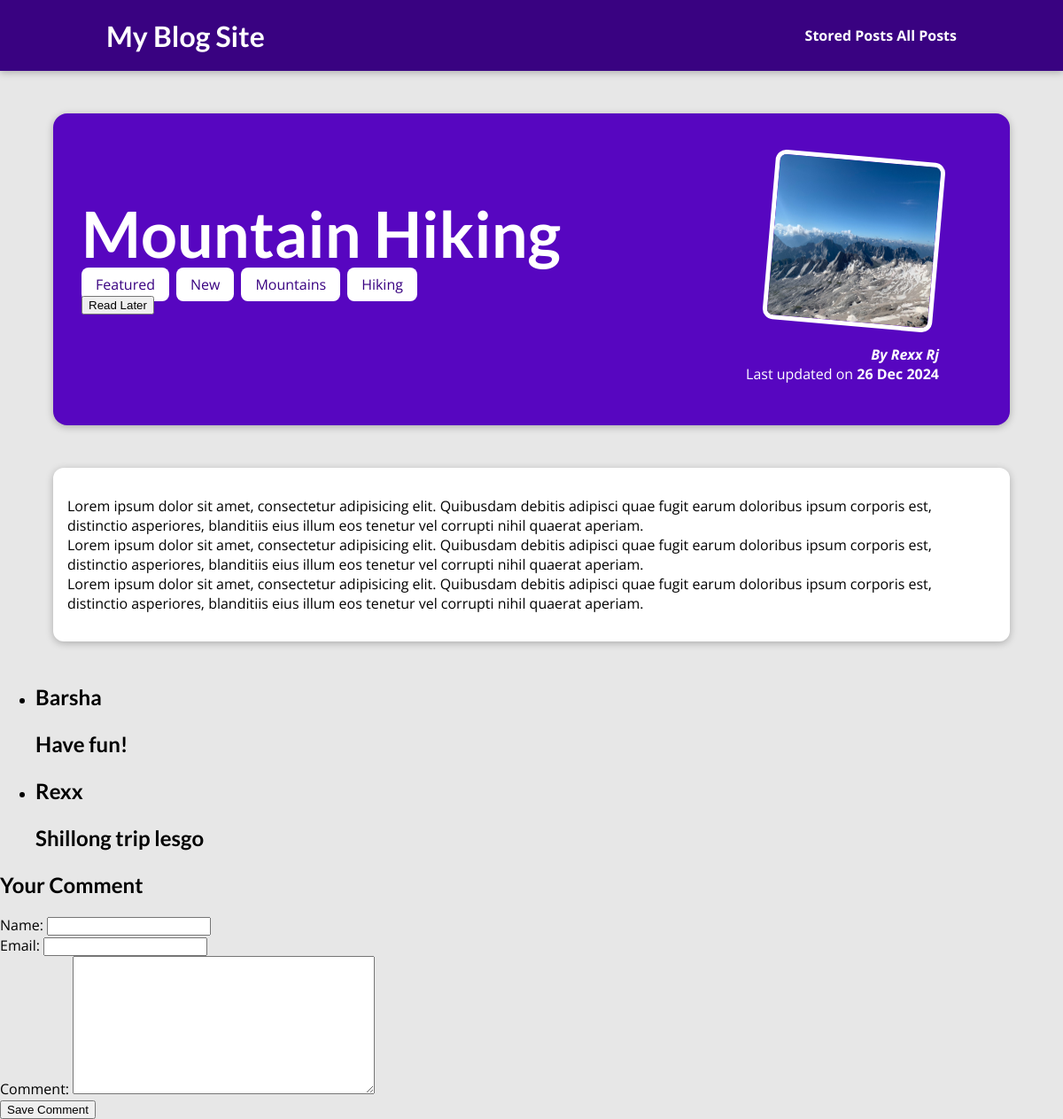
The app's page /posts/mountain-hiking with its own data.
### blog/models.py (models this page shows, shortened)
class Post(models.Model):
    title = models.CharField(max_length=50)
    excerpt = models.CharField(max_length=200)
    image = models.ImageField(upload_to='posts',null=True)
    date = models.DateField()
    slug = models.SlugField(blank=False, null=False, unique=True, db_index=True)
    content = models.TextField(validators=[MinLengthValidator(10)])
    author = models.ForeignKey(Author, on_delete=models.CASCADE, related_name="posts")
    tags = models.ManyToManyField(Tag)

class Tag(models.Model):
    caption = models.CharField(max_length=20)

class Author(models.Model):
    first_name = models.CharField(max_length=30)
    last_name = models.CharField(max_length=40)
    email = models.EmailField()
    def full_name(self):
        return f"{self.first_name} {self.last_name}"

class Comment(models.Model):
    user_name = models.CharField(max_length=120)
    user_email = models.EmailField()
    text = models.TextField(max_length=500)
    post = models.ForeignKey(Post, on_delete=models.CASCADE,related_name="comments")

### blog/views.py (the view, shortened to what this page needs)
# urls.py: path('posts/<slug:slug>', views.PostDetailsView.as_view(), name='post-details-page'),
class PostDetailsView(View):
    def is_stored_post(self,request,post):
        stored_posts = request.session.get('stored_posts')
        if stored_posts is not None:
            is_saved_for_later = post.id in stored_posts
        else:
            is_saved_for_later = False
        return is_saved_for_later
    def get(self,request,slug):
            post = Post.objects.get(slug=slug)
            context = {
                "post_detail": post,
                "post_tags": post.tags.all(),
                "comment_form": CommentForm(),
                "comments": post.comments.all().order_by("-id"),
                "saved_for_later": self.is_stored_post(request,post)
            }
            return render(request,"blog/post-details.html",context)

### blog/forms.py
class CommentForm(forms.ModelForm):
    class Meta:
        model = Comment
        fields = '__all__'
        exclude = ['post']
        labels = {
            'user_name': 'Name',
            'user_email': 'Email',
            'text': 'Comment'
        }

### blog/templates/blog/post-details.html (shortened to what this page needs)
{% extends "base.html" %}
{% load static %}
{% block css_files %}
    <link rel="stylesheet" href="{% static 'blog/post-details.css' %}">
{% endblock css_files %}
{% block content %}
    <section id="summary">
        <h2>{{ post_detail.title }}</h2>
        <div>
            {% for tag in post_tags %}<span class="tag">{{ tag.caption }}</span>{% endfor %}
        </div>
        <div id="read-later">
            <form action="{% url "read-later-page" %}" method="POST">
                <button>
                    {% if saved_for_later %}
                        Remove from "Read Later" list
                    {% else %}
                        Read Later
                    {% endif %}
                </button>
            </form>
        </div>
        <article>
            <img src="{{ post_detail.image.url }}" alt={{ post_detail.title }}>
            <address>By <a href="mailto:{{ post_detail.author.email }}">{{ post_detail.author.full_name|title }}</a></address>
            <div>
                Last updated on <time>{{ post_detail.date|date:"d M Y" }}</time>
            </div>
        </article>
    </section>
    <main>
        {{ post_detail.content|linebreaks }}
    </main>
    <section id="comments">
        <ul>
            {% for comment in comments %}
                <li>
                    <h2>
                        {{ comment.user_name }}
                        <p>{{ comment.text|linebreaks }}</p>
                    </h2>
                </li>
            {% endfor %}
        </ul>
    </section>
    <section id="comment-form">
        <h2>Your Comment</h2>
        <form action="{% url "post-details-page" post_detail.slug %}" method="POST">
            {% for form_field in comment_form %}
                <div class="form-control {% if form_field.errors %}invalid{% endif %}">
                    {{ form_field.label_tag }}
                    {{ form_field }}
                </div>
            {% endfor %}
            <button>Save Comment</button>
        </form>
    </section>
{% endblock content %}

### templates/base.html (shortened to what this page needs)
{% load static %}
<!DOCTYPE html>
<html lang="en">
    <head>
        <link rel="stylesheet" href="{% static 'app.css' %}">
        {% block css_files %}
        {% endblock css_files %}
    </head>
    <body>
        <header id="main-navigation">
            <h1>
                <a href="{% url "index-page" %}">My Blog Site</a>
            </h1>
            <nav>
                <a href="{% url "read-later-page" %}">Stored Posts</a>
                <a href="{% url "posts-page" %}">All Posts</a>
            </nav>
        </header>
        {% block content %}
        {% endblock content %}
    </body>
</html>

### static/app.css (style rules this page uses)
* { box-sizing: border-box; }
html { font-family: 'Open Sans', 'Lato', sans-serif; }
body { margin: 0; }
h1, h2, h3 { font-family: 'Lato', sans-serif; font-weight: bold; }
#main-navigation { width: 100%; height: 5rem; display: flex; justify-content: space-between; align-items: center; padding: 0 10%; position: absolute; top: 0; left: 0; }
#main-navigation a { text-decoration: none; color: white; font-weight: bold; }

### blog/static/blog/post-details.css (style rules this page uses)
body { background-color: #e7e7e7; }
#main-navigation { background-color: #390281; box-shadow: 0 2px 8px rgba(0, 0, 0, 0.25); }
#summary { margin: 8rem auto 3rem auto; padding: 2rem; width: 90%; max-width: 90rem; border-radius: 16px; background-color: #5706c0; position: relative; box-shadow: 0 2px 8px rgba(0, 0, 0, 0.25); height: 22rem; }
#summary a { color: white; text-decoration: none; }
#summary h2 { color: white; font-size: 4.5rem; margin-bottom: 0.25rem; }
#summary article { position: absolute; top: 2rem; right: 3rem; padding: 1rem 2rem; border-radius: 12px; text-align: right; color: white; }
#summary article img { width: 12rem; height: 12rem; border-radius: 12px; transform: rotateZ(5deg); border: 5px solid white; margin-bottom: 1rem; }
#summary address { font-weight: bold; }
#summary time { font-weight: bold; }
main { width: 90%; max-width: 90rem; margin: 3rem auto; background-color: white; padding: 1rem; border-radius: 12px; box-shadow: 0 2px 8px rgba(0, 0, 0, 0.25); }
.tag { background-color: white; color: #390281; padding: 0.5rem 1rem; border-radius: 8px; margin-right: 0.5rem; }

### records on screen
Post: title "Mountain Hiking", image (picture), author.full_name "Rexx Rj", date "26 Dec 2024", content "Lorem ipsum dolor sit amet, consectetur adipisicing elit. Quibusdam debitis adipisci quae fugit earum doloribus ipsum corporis est, distinctio asperiores, blanditiis eius illum eos tenetur vel corrupti nihil quaerat aperiam. Lorem ipsum dolor sit amet, consectetur adipisicing elit. Quibusdam debitis adipisci quae fugit earum doloribus ipsum corporis est, distinctio asperiores, blanditiis eius illum eos tenetur vel corrupti nihil quaerat aperiam. Lorem ipsum dolor sit amet, consectetur adipisicing elit. Quibusdam debitis adipisci quae fugit earum doloribus ipsum corporis est, distinctio asperiores, blanditiis eius illum eos tenetur vel corrupti nihil quaerat aperiam."
Tag: caption "Featured"
Tag: caption "New"
Tag: caption "Mountains"
Tag: caption "Hiking"
Comment: user_name "Barsha", text "Have fun!"
Comment: user_name "Rexx", text "Shillong trip lesgo"
